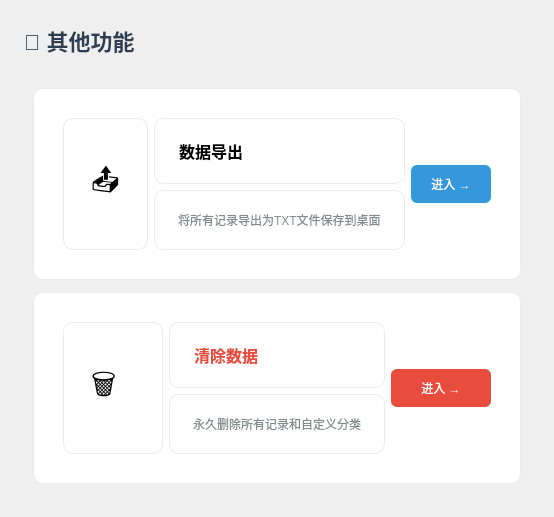
<?xml version="1.0" encoding="UTF-8"?>
<ui version="4.0">
 <class>OtherPage</class>
 <widget class="QWidget" name="OtherPage">
  <property name="geometry">
   <rect><x>0</x><y>0</y><width>500</width><height>400</height></rect>
  </property>
  <layout class="QVBoxLayout" name="mainLayout">
   <property name="leftMargin"><number>24</number></property>
   <property name="topMargin"><number>24</number></property>
   <property name="rightMargin"><number>24</number></property>
   <property name="bottomMargin"><number>24</number></property>
   <item>
    <widget class="QLabel" name="titleLabel">
     <property name="text"><string>🔧 其他功能</string></property>
     <property name="styleSheet"><string notr="true">font-size: 22px; font-weight: bold; color: #2C3E50; background: transparent;</string></property>
    </widget>
   </item>
   <item>
    <spacer name="titleSpacer">
     <property name="orientation"><enum>Qt::Vertical</enum></property>
     <property name="sizeType"><enum>QSizePolicy::Fixed</enum></property>
     <property name="sizeHint"><size><width>20</width><height>16</height></size></property>
    </spacer>
   </item>
   <item>
    <widget class="QStackedWidget" name="featureStack">
     <!-- 页面0: 功能入口列表 -->
     <widget class="QWidget" name="featureListPage">
      <layout class="QVBoxLayout" name="featureListLayout">
       <property name="spacing"><number>12</number></property>
       <!-- 数据导出卡片 -->
       <item>
        <widget class="QFrame" name="exportCard">
         <property name="styleSheet"><string notr="true">QFrame { background: white; border-radius: 10px; border: 1px solid #E8ECF1; padding: 20px; }</string></property>
         <layout class="QHBoxLayout" name="exportCardLayout">
          <item>
           <widget class="QLabel" name="exportIcon">
            <property name="text"><string>📤</string></property>
            <property name="styleSheet"><string notr="true">font-size: 28px; background: transparent;</string></property>
           </widget>
          </item>
          <item>
           <layout class="QVBoxLayout" name="exportTextLayout">
            <item>
             <widget class="QLabel" name="exportTitle">
              <property name="text"><string>数据导出</string></property>
              <property name="styleSheet"><string notr="true">font-size: 16px; font-weight: bold; background: transparent;</string></property>
             </widget>
            </item>
            <item>
             <widget class="QLabel" name="exportDesc">
              <property name="text"><string>将所有记录导出为TXT文件保存到桌面</string></property>
              <property name="styleSheet"><string notr="true">font-size: 12px; color: #7F8C8D; background: transparent;</string></property>
             </widget>
            </item>
           </layout>
          </item>
          <item>
           <widget class="QPushButton" name="btnExportEnter">
            <property name="text"><string>进入 →</string></property>
            <property name="cursor"><cursorShape>PointingHandCursor</cursorShape></property>
            <property name="styleSheet"><string notr="true">QPushButton { background: #3498DB; color: white; border-radius: 6px; padding: 10px 20px; } QPushButton:hover { background: #2980B9; }</string></property>
           </widget>
          </item>
         </layout>
        </widget>
       </item>
       <!-- 清除数据卡片 -->
       <item>
        <widget class="QFrame" name="clearCard">
         <property name="styleSheet"><string notr="true">QFrame { background: white; border-radius: 10px; border: 1px solid #E8ECF1; padding: 20px; }</string></property>
         <layout class="QHBoxLayout" name="clearCardLayout">
          <item>
           <widget class="QLabel" name="clearIcon">
            <property name="text"><string>🗑️</string></property>
            <property name="styleSheet"><string notr="true">font-size: 28px; background: transparent;</string></property>
           </widget>
          </item>
          <item>
           <layout class="QVBoxLayout" name="clearTextLayout">
            <item>
             <widget class="QLabel" name="clearTitle">
              <property name="text"><string>清除数据</string></property>
              <property name="styleSheet"><string notr="true">font-size: 16px; font-weight: bold; color: #E74C3C; background: transparent;</string></property>
             </widget>
            </item>
            <item>
             <widget class="QLabel" name="clearDesc">
              <property name="text"><string>永久删除所有记录和自定义分类</string></property>
              <property name="styleSheet"><string notr="true">font-size: 12px; color: #7F8C8D; background: transparent;</string></property>
             </widget>
            </item>
           </layout>
          </item>
          <item>
           <widget class="QPushButton" name="btnClearEnter">
            <property name="text"><string>进入 →</string></property>
            <property name="cursor"><cursorShape>PointingHandCursor</cursorShape></property>
            <property name="styleSheet"><string notr="true">QPushButton { background: #E74C3C; color: white; border-radius: 6px; padding: 10px 20px; } QPushButton:hover { background: #CB4335; }</string></property>
           </widget>
          </item>
         </layout>
        </widget>
       </item>
       <item>
        <spacer name="featureListSpacer">
         <property name="orientation"><enum>Qt::Vertical</enum></property>
         <property name="sizeHint"><size><width>20</width><height>40</height></size></property>
        </spacer>
       </item>
      </layout>
     </widget>
     <!-- 页面1: 数据导出详情 -->
     <widget class="QWidget" name="exportDetailPage">
      <layout class="QVBoxLayout" name="exportDetailLayout">
       <property name="spacing"><number>16</number></property>
       <item>
        <widget class="QPushButton" name="btnExportBack">
         <property name="text"><string>← 返回</string></property>
         <property name="cursor"><cursorShape>PointingHandCursor</cursorShape></property>
         <property name="styleSheet"><string notr="true">QPushButton { background: transparent; color: #3498DB; border: none; font-size: 14px; padding: 0; } QPushButton:hover { color: #2980B9; }</string></property>
        </widget>
       </item>
       <item>
        <widget class="QLabel" name="exportDetailTitle">
         <property name="text"><string>📤 数据导出</string></property>
         <property name="styleSheet"><string notr="true">font-size: 20px; font-weight: bold; color: #2C3E50; background: transparent;</string></property>
        </widget>
       </item>
       <item>
        <widget class="QLabel" name="exportDetailDesc">
         <property name="text"><string>将所有记账记录导出为一个 TXT 文本文档，保存在桌面。</string></property>
         <property name="wordWrap"><bool>true</bool></property>
         <property name="styleSheet"><string notr="true">font-size: 13px; color: #555; background: transparent; line-height: 1.6;</string></property>
        </widget>
       </item>
       <item>
        <widget class="QPushButton" name="btnExportData">
         <property name="text"><string>📤 导出全部数据到桌面</string></property>
         <property name="minimumHeight"><number>48</number></property>
         <property name="cursor"><cursorShape>PointingHandCursor</cursorShape></property>
         <property name="styleSheet"><string notr="true">QPushButton { background: #27AE60; color: white; border: none; border-radius: 8px; padding: 14px 32px; font-size: 15px; font-weight: bold; } QPushButton:hover { background: #219A52; }</string></property>
        </widget>
       </item>
       <item>
        <spacer name="exportDetailSpacer">
         <property name="orientation"><enum>Qt::Vertical</enum></property>
         <property name="sizeHint"><size><width>20</width><height>40</height></size></property>
        </spacer>
       </item>
      </layout>
     </widget>
     <!-- 页面2: 清除数据详情 -->
     <widget class="QWidget" name="clearDetailPage">
      <layout class="QVBoxLayout" name="clearDetailLayout">
       <property name="spacing"><number>16</number></property>
       <item>
        <widget class="QPushButton" name="btnClearBack">
         <property name="text"><string>← 返回</string></property>
         <property name="cursor"><cursorShape>PointingHandCursor</cursorShape></property>
         <property name="styleSheet"><string notr="true">QPushButton { background: transparent; color: #3498DB; border: none; font-size: 14px; padding: 0; } QPushButton:hover { color: #2980B9; }</string></property>
        </widget>
       </item>
       <item>
        <widget class="QLabel" name="clearDetailTitle">
         <property name="text"><string>🗑️ 清除数据</string></property>
         <property name="styleSheet"><string notr="true">font-size: 20px; font-weight: bold; color: #E74C3C; background: transparent;</string></property>
        </widget>
       </item>
       <item>
        <widget class="QLabel" name="clearDetailDesc">
         <property name="text"><string>永久删除所有记账记录和自定义分类。</string></property>
         <property name="wordWrap"><bool>true</bool></property>
         <property name="styleSheet"><string notr="true">font-size: 13px; color: #555; background: transparent; line-height: 1.6;</string></property>
        </widget>
       </item>
       <item>
        <widget class="QPushButton" name="btnClearData">
         <property name="text"><string>🗑️ 清除全部数据</string></property>
         <property name="minimumHeight"><number>48</number></property>
         <property name="cursor"><cursorShape>PointingHandCursor</cursorShape></property>
         <property name="styleSheet"><string notr="true">QPushButton { background: #E74C3C; color: white; border: none; border-radius: 8px; padding: 14px 32px; font-size: 15px; font-weight: bold; } QPushButton:hover { background: #CB4335; }</string></property>
        </widget>
       </item>
       <item>
        <spacer name="clearDetailSpacer">
         <property name="orientation"><enum>Qt::Vertical</enum></property>
         <property name="sizeHint"><size><width>20</width><height>40</height></size></property>
        </spacer>
       </item>
      </layout>
     </widget>
    </widget>
   </item>
  </layout>
 </widget>
</ui>
